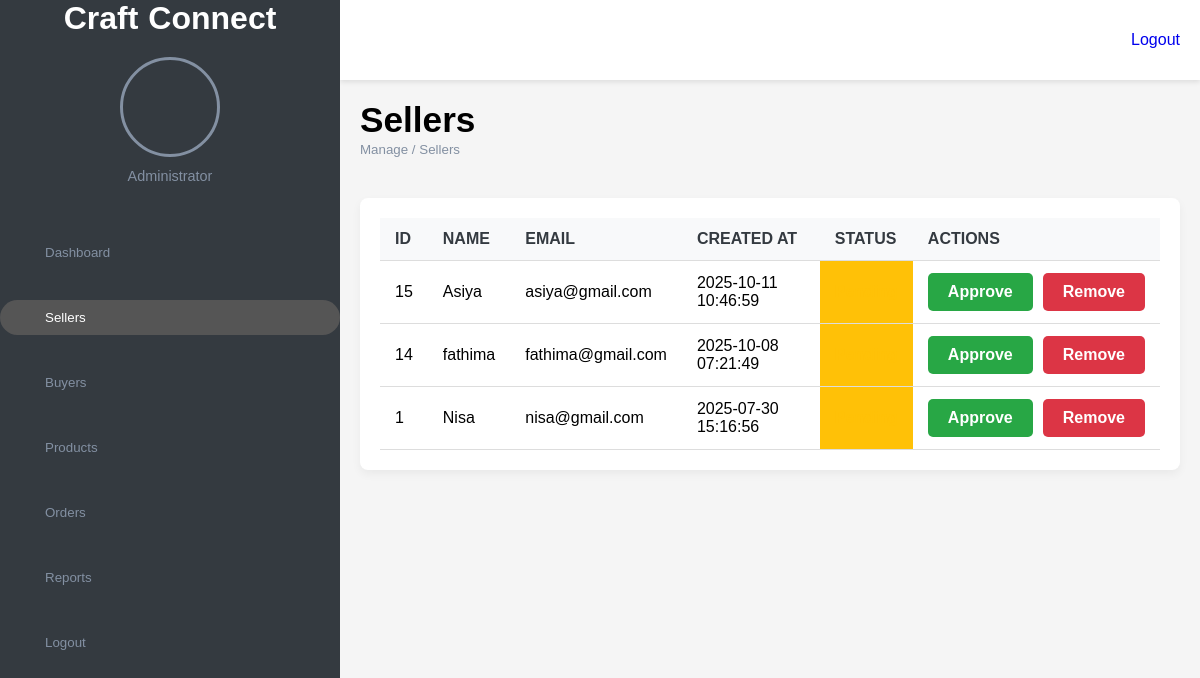
/admin/sellers.php (signed in), run on the app's committed database.
### tables this page shows
CREATE TABLE `users` (
  `id` int(11) NOT NULL,
  `name` varchar(100) NOT NULL,
  `email` varchar(100) NOT NULL,
  `password` text NOT NULL,
  `phone` varchar(15) DEFAULT NULL,
  `role` enum('buyer','seller','admin') NOT NULL,
  `profile_pic` varchar(255) DEFAULT NULL,
  `created_at` timestamp NOT NULL DEFAULT current_timestamp(),
  `status` enum('pending','approved','removed') NOT NULL DEFAULT 'pending'
);

### admin/sellers.php (the view, shortened to what this page needs)
<?php
$conn = new mysqli("localhost", "root", "", "craftconnect");
$admin_id = $_SESSION['admin_id'];
$admin_sql = "SELECT name, profile_pic FROM users WHERE id = ?";
$admin_stmt = $conn->prepare($admin_sql);
$admin_stmt->bind_param("i", $admin_id);
$admin_stmt->execute();
$admin_result = $admin_stmt->get_result();
$admin = $admin_result->fetch_assoc();
$profile_img = !empty($admin['profile_pic']) ? '../' . htmlspecialchars($admin['profile_pic']) : '../img/admin.jpg';
$sql_sellers = "SELECT id, name, email, created_at, status FROM users WHERE role='seller' ORDER BY created_at DESC";
$items_result = $conn->query($sql_sellers);
?>
<!DOCTYPE html>
<html lang="en">
<head>
    <link rel="stylesheet" href="https://maxst.icons8.com/vue-static/landings/line-awesome/line-awesome/1.3.0/css/line-awesome.min.css">
    <link rel="stylesheet" href="style.css">
</head>
<body>
    <div class="sidebar">
        <div class="side-header">
            <h1 class="m-0 display-5 font-weight-semi-bold">
                <span class="text-primary font-weight-bold border px-3 mr-1">Craft</span>Connect
            </h1>
        </div>
        <div class="side-content">
            <div class="profile">
                <div class="profile-img bg-img" style="background-image: url('<?php echo $profile_img; ?>')"></div>
                <small>Administrator</small>
            </div>
            <div class="side-menu">
                <ul>
                    <li><a href="admin-dashboard.php"><span class="las la-home"></span><small>Dashboard</small></a></li>
                    <li><a href="sellers.php" class="active"><span class="las la-user-tie"></span><small>Sellers</small></a></li>
                    <li><a href="buyers.php"><span class="las la-users"></span><small>Buyers</small></a></li>
                    <li><a href="products.php"><span class="las la-box"></span><small>Products</small></a></li>
                    <li><a href="orders.php"><span class="las la-shopping-cart"></span><small>Orders</small></a></li>
                    <li><a href="reports.php"><span class="las la-chart-line"></span><small>Reports</small></a></li>
                    <li><a href="../home/logout.php"><span class="las la-sign-out-alt"></span><small>Logout</small></a></li>
                </ul>
            </div>
        </div>
    </div>
    <div class="main-content">
        <header>
            <div class="header-menu">
                <div class="user">
                    <div class="bg-img" style="background-image: url('<?php echo $profile_img; ?>')"></div>
                    <span><a href="../home/logout.php">Logout</a></span>
                </div>
            </div>
        </header>
        <main>
            <div class="page-header">
                <h1>Sellers</h1>
                <small>Manage / Sellers</small>
            </div>
            <div class="page-content">
                <div class="records table-responsive">
                    <div>
                        <table width="100%">
                            <thead>
                                <tr>
                                    <th>ID</th>
                                    <th><span class="las la-sort"></span> Name</th>
                                    <th><span class="las la-sort"></span> Email</th>
                                    <th><span class="las la-sort"></span> Created At</th>
                                    <th><span class="las la-sort"></span> Status</th>
                                    <th><span class="las la-sort"></span> Actions</th>
                                </tr>
                            </thead>
                            <tbody>
                                <?php
                                if($items_result && $items_result->num_rows > 0){
                                    while($row = $items_result->fetch_assoc()){
                                        $user_id = $row['id'];
                                        $current_status = htmlspecialchars($row['status'] ?? 'pending');
                                        $approve_link = "approve.php?id={$user_id}&page=sellers&role_name=Seller";
                                        $remove_link = "remove.php?id={$user_id}&page=sellers&role_name=Seller";
                                        echo "<tr>";
                                        echo "<td>{$user_id}</td>";
                                        echo "<td>" . htmlspecialchars($row['name']) . "</td>";
                                        echo "<td>" . htmlspecialchars($row['email']) . "</td>";
                                        echo "<td>" . htmlspecialchars($row['created_at']) . "</td>";
                                        echo "<td class='status-cell status-{$current_status}'>" . $current_status . "</td>";
                                        echo "<td>
                                            <div class='product-actions'>";
                                        if ($current_status !== 'approved') {
                                            echo "<a href='{$approve_link}' class='action-btn approve-btn'>Approve</a>";
                                        } else {
                                            echo "<button disabled class='action-btn status-btn'>Approved</button>";
                                        }
                                        if ($current_status !== 'removed') {
                                            echo "<a href='{$remove_link}' onclick='return confirm(\"Are you sure you want to remove this seller?\")' class='action-btn remove-btn'>Remove</a>";
                                        } else {
                                            echo "<button disabled class='action-btn status-removed-btn'>Removed</button>";
                                        }
                                        echo "</div>
                                        </td>";
                                        echo "</tr>";
                                    }
                                } else {
                                    echo "<tr><td colspan='6'>No sellers found</td></tr>";
                                }
                                ?>
                            </tbody>
                        </table>
                    </div>
                </div>
            </div>
        </main>
    </div>
</body>
</html>

### admin/style.css (style rules this page uses)
:root { --main-color: #555555; --color-dark: #343a40; --text-grey: #8390A2; --bg-color: #f5f5f5; }
* { padding: 0; margin: 0; box-sizing: border-box; list-style-type: none; text-decoration: none; font-family: 'Poppins', sans-serif; }
body { background-color: var(--bg-color); margin: 0 !important; padding: 0 !important; width: 100vw; overflow-x: hidden; }
.sidebar { width: 340px; height: 100%; position: fixed; left: 0; top: 0; background-color: var(--color-dark); z-index: 100; transition: width 300ms; }
.side-header { box-sizing: 30px 20px; color: #fff; display: flex; align-items: center; justify-content: center; }
.side-header span { color: #fff; font-size: 2rem; display: inline-block; margin-right: 10px; }
.side-content { display: flex; flex-direction: column; align-items: center; padding: 20px 0; }
.profile { text-align: center; margin-bottom: 20px; }
.profile .bg-img { height: 100px; width: 100px; background-size: cover; background-position: center; margin: auto; border-radius: 50%; border: 3px solid var(--text-grey); }
.profile small { color: var(--text-grey); font-size: 0.9rem; }
.side-menu { width: 100%; margin-top: 20px; }
.side-menu li { padding: 10px 0; margin-bottom: 10px; }
.side-menu a { color: var(--text-grey); display: block; padding: 10px 30px; display: flex; align-items: center; transition: background-color 0.3s, color 0.3s; }
.side-menu a:hover, .side-menu a.active { background-color: var(--main-color); color: #fff; border-radius: 20px; }
.main-content { margin-left: 340px; transition: margin-left 300ms; }
header { background-color: #fff; display: flex; justify-content: space-between; align-items: center; padding: 20px; position: sticky; top: 0; z-index: 99; box-shadow: 0 2px 5px rgba(0, 0, 0, 0.1); }
.header-menu { margin-left: auto; }
.user { display: flex; align-items: center; }
.user .bg-img { height: 40px; width: 40px; border-radius: 50%; background-size: cover; background-position: center; margin-right: 10px; }
.user span { color: var(--text-grey); cursor: pointer; }
main { padding: 20px; }
.page-header { margin-bottom: 20px; }
.page-header h1 { font-size: 2.2rem; font-weight: 600; }
.page-header small { color: var(--text-grey); }
.page-content { padding: 20px 0; }
.records { background: #fff; border-radius: 8px; box-shadow: 0 4px 10px rgba(0, 0, 0, 0.05); padding: 20px; }
.table-responsive { width: 100%; overflow-x: auto; }
table { width: 100%; border-collapse: collapse; }
th, td { padding: 12px 15px; text-align: left; border-bottom: 1px solid #ddd; }
thead th { background-color: #f8f9fa; color: var(--color-dark); font-weight: 600; text-transform: uppercase; }
.product-actions { display: flex; gap: 10px; justify-content: center; align-items: center; }
.approve-btn, .remove-btn { padding: 10px 20px; border: none; color: white; font-weight: bold; cursor: pointer; border-radius: 5px; transition: background-color 0.3s ease; text-decoration: none; }
.approve-btn { background-color: #28a745; }
.remove-btn { background-color: #dc3545; }
.status-pending { background-color: #ffc107; }

### admin/sellers.php (style rules this page uses)
.product-actions { display: flex; gap: 10px; justify-content: center; align-items: center; }
.action-btn { padding: 10px 20px; border: none; color: white; font-weight: bold; cursor: pointer; border-radius: 5px; transition: background-color 0.3s ease; text-decoration: none; text-align: center; min-width: 90px; }
.approve-btn { background-color: #28a745; }
.remove-btn { background-color: #dc3545; }
.status-cell { text-transform: capitalize; font-weight: bold; }
.status-pending { color: #ffc107; }
.profile-img { background-size: cover; background-position: center; border-radius: 50%; width: 50px; height: 50px; }

### data on the page
users: id "15", name "Asiya", email "asiya@gmail.com", created_at "2025-10-11 10:46:59"
users: id "14", name "fathima", email "fathima@gmail.com", created_at "2025-10-08 07:21:49"
users: id "1", name "Nisa", email "nisa@gmail.com", created_at "2025-07-30 15:16:56"
